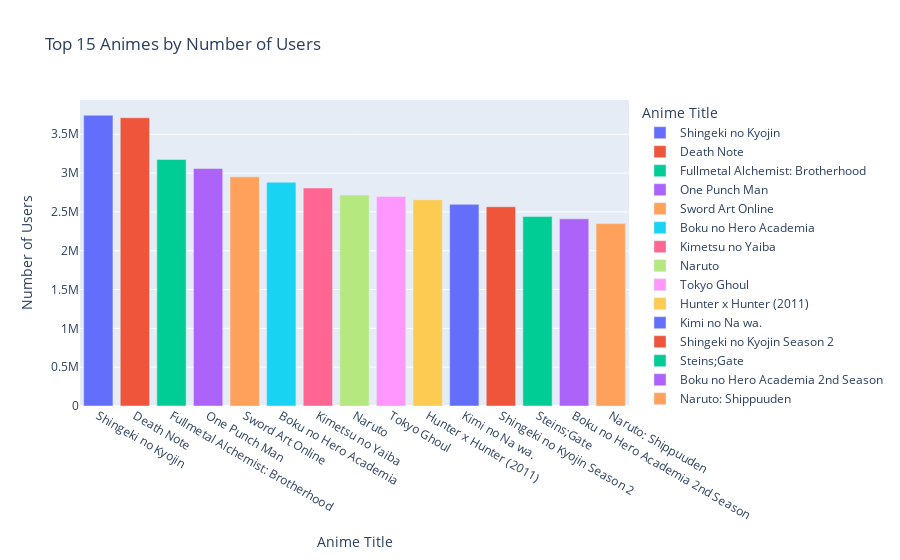

The code cell stored with this chart in its notebook:
### Code cell
# Sort the dataframe by the number of users who have scored the anime
top_15_scored = df_anime.sort_values(by='Members', ascending=False).head(15)

# Create a bar chart
fig = px.bar(top_15_scored, x='Name', y='Members', labels={'Members':'Number of Users', 'Name':'Anime Title'},color='Name',
             title='Top 15 Animes by Number of Users')

fig.show()

### Figure 1 — Plotly figure (JSON) as saved in the notebook; plotly's stock layout.template omitted (floating-point values rounded to 4 significant figures)
{"data": [{"alignmentgroup": "True", "hovertemplate": "Anime Title=%{x}<br>Number of Users=%{y}<extra></extra>", "legendgroup": "Shingeki no Kyojin", "marker": {"color": "#636efa", "pattern": {"shape": ""}}, "name": "Shingeki no Kyojin", "offsetgroup": "Shingeki no Kyojin", "orientation": "v", "showlegend": true, "textposition": "auto", "type": "bar", "x": ["Shingeki no Kyojin"], "xaxis": "x", "y": [3744541], "yaxis": "y"}, {"alignmentgroup": "True", "hovertemplate": "Anime Title=%{x}<br>Number of Users=%{y}<extra></extra>", "legendgroup": "Death Note", "marker": {"color": "#EF553B", "pattern": {"shape": ""}}, "name": "Death Note", "offsetgroup": "Death Note", "orientation": "v", "showlegend": true, "textposition": "auto", "type": "bar", "x": ["Death Note"], "xaxis": "x", "y": [3713315], "yaxis": "y"}, {"alignmentgroup": "True", "hovertemplate": "Anime Title=%{x}<br>Number of Users=%{y}<extra></extra>", "legendgroup": "Fullmetal Alchemist: Brotherhood", "marker": {"color": "#00cc96", "pattern": {"shape": ""}}, "name": "Fullmetal Alchemist: Brotherhood", "offsetgroup": "Fullmetal Alchemist: Brotherhood", "orientation": "v", "showlegend": true, "textposition": "auto", "type": "bar", "x": ["Fullmetal Alchemist: Brotherhood"], "xaxis": "x", "y": [3176556], "yaxis": "y"}, {"alignmentgroup": "True", "hovertemplate": "Anime Title=%{x}<br>Number of Users=%{y}<extra></extra>", "legendgroup": "One Punch Man", "marker": {"color": "#ab63fa", "pattern": {"shape": ""}}, "name": "One Punch Man", "offsetgroup": "One Punch Man", "orientation": "v", "showlegend": true, "textposition": "auto", "type": "bar", "x": ["One Punch Man"], "xaxis": "x", "y": [3058666], "yaxis": "y"}, {"alignmentgroup": "True", "hovertemplate": "Anime Title=%{x}<br>Number of Users=%{y}<extra></extra>", "legendgroup": "Sword Art Online", "marker": {"color": "#FFA15A", "pattern": {"shape": ""}}, "name": "Sword Art Online", "offsetgroup": "Sword Art Online", "orientation": "v", "showlegend": true, "textposition": "auto", "type": "bar", "x": ["Sword Art Online"], "xaxis": "x", "y": [2951821], "yaxis": "y"}, {"alignmentgroup": "True", "hovertemplate": "Anime Title=%{x}<br>Number of Users=%{y}<extra></extra>", "legendgroup": "Boku no Hero Academia", "marker": {"color": "#19d3f3", "pattern": {"shape": ""}}, "name": "Boku no Hero Academia", "offsetgroup": "Boku no Hero Academia", "orientation": "v", "showlegend": true, "textposition": "auto", "type": "bar", "x": ["Boku no Hero Academia"], "xaxis": "x", "y": [2882333], "yaxis": "y"}, {"alignmentgroup": "True", "hovertemplate": "Anime Title=%{x}<br>Number of Users=%{y}<extra></extra>", "legendgroup": "Kimetsu no Yaiba", "marker": {"color": "#FF6692", "pattern": {"shape": ""}}, "name": "Kimetsu no Yaiba", "offsetgroup": "Kimetsu no Yaiba", "orientation": "v", "showlegend": true, "textposition": "auto", "type": "bar", "x": ["Kimetsu no Yaiba"], "xaxis": "x", "y": [2808712], "yaxis": "y"}, {"alignmentgroup": "True", "hovertemplate": "Anime Title=%{x}<br>Number of Users=%{y}<extra></extra>", "legendgroup": "Naruto", "marker": {"color": "#B6E880", "pattern": {"shape": ""}}, "name": "Naruto", "offsetgroup": "Naruto", "orientation": "v", "showlegend": true, "textposition": "auto", "type": "bar", "x": ["Naruto"], "xaxis": "x", "y": [2717330], "yaxis": "y"}, {"alignmentgroup": "True", "hovertemplate": "Anime Title=%{x}<br>Number of Users=%{y}<extra></extra>", "legendgroup": "Tokyo Ghoul", "marker": {"color": "#FF97FF", "pattern": {"shape": ""}}, "name": "Tokyo Ghoul", "offsetgroup": "Tokyo Ghoul", "orientation": "v", "showlegend": true, "textposition": "auto", "type": "bar", "x": ["Tokyo Ghoul"], "xaxis": "x", "y": [2699241], "yaxis": "y"}, {"alignmentgroup": "True", "hovertemplate": "Anime Title=%{x}<br>Number of Users=%{y}<extra></extra>", "legendgroup": "Hunter x Hunter (2011)", "marker": {"color": "#FECB52", "pattern": {"shape": ""}}, "name": "Hunter x Hunter (2011)", "offsetgroup": "Hunter x Hunter (2011)", "orientation": "v", "showlegend": true, "textposition": "auto", "type": "bar", "x": ["Hunter x Hunter (2011)"], "xaxis": "x", "y": [2656870], "yaxis": "y"}, {"alignmentgroup": "True", "hovertemplate": "Anime Title=%{x}<br>Number of Users=%{y}<extra></extra>", "legendgroup": "Kimi no Na wa.", "marker": {"color": "#636efa", "pattern": {"shape": ""}}, "name": "Kimi no Na wa.", "offsetgroup": "Kimi no Na wa.", "orientation": "v", "showlegend": true, "textposition": "auto", "type": "bar", "x": ["Kimi no Na wa."], "xaxis": "x", "y": [2597495], "yaxis": "y"}, {"alignmentgroup": "True", "hovertemplate": "Anime Title=%{x}<br>Number of Users=%{y}<extra></extra>", "legendgroup": "Shingeki no Kyojin Season 2", "marker": {"color": "#EF553B", "pattern": {"shape": ""}}, "name": "Shingeki no Kyojin Season 2", "offsetgroup": "Shingeki no Kyojin Season 2", "orientation": "v", "showlegend": true, "textposition": "auto", "type": "bar", "x": ["Shingeki no Kyojin Season 2"], "xaxis": "x", "y": [2566796], "yaxis": "y"}, {"alignmentgroup": "True", "hovertemplate": "Anime Title=%{x}<br>Number of Users=%{y}<extra></extra>", "legendgroup": "Steins;Gate", "marker": {"color": "#00cc96", "pattern": {"shape": ""}}, "name": "Steins;Gate", "offsetgroup": "Steins;Gate", "orientation": "v", "showlegend": true, "textposition": "auto", "type": "bar", "x": ["Steins;Gate"], "xaxis": "x", "y": [2440369], "yaxis": "y"}, {"alignmentgroup": "True", "hovertemplate": "Anime Title=%{x}<br>Number of Users=%{y}<extra></extra>", "legendgroup": "Boku no Hero Academia 2nd Season", "marker": {"color": "#ab63fa", "pattern": {"shape": ""}}, "name": "Boku no Hero Academia 2nd Season", "offsetgroup": "Boku no Hero Academia 2nd Season", "orientation": "v", "showlegend": true, "textposition": "auto", "type": "bar", "x": ["Boku no Hero Academia 2nd Season"], "xaxis": "x", "y": [2410638], "yaxis": "y"}, {"alignmentgroup": "True", "hovertemplate": "Anime Title=%{x}<br>Number of Users=%{y}<extra></extra>", "legendgroup": "Naruto: Shippuuden", "marker": {"color": "#FFA15A", "pattern": {"shape": ""}}, "name": "Naruto: Shippuuden", "offsetgroup": "Naruto: Shippuuden", "orientation": "v", "showlegend": true, "textposition": "auto", "type": "bar", "x": ["Naruto: Shippuuden"], "xaxis": "x", "y": [2349413], "yaxis": "y"}], "layout": {"barmode": "relative", "legend": {"title": {"text": "Anime Title"}, "tracegroupgap": 0}, "title": {"text": "Top 15 Animes by Number of Users"}, "xaxis": {"anchor": "y", "categoryarray": ["Shingeki no Kyojin", "Death Note", "Fullmetal Alchemist: Brotherhood", "One Punch Man", "Sword Art Online", "Boku no Hero Academia", "Kimetsu no Yaiba", "Naruto", "Tokyo Ghoul", "Hunter x Hunter (2011)", "Kimi no Na wa.", "Shingeki no Kyojin Season 2", "Steins;Gate", "Boku no Hero Academia 2nd Season", "Naruto: Shippuuden"], "categoryorder": "array", "domain": [0, 1], "title": {"text": "Anime Title"}}, "yaxis": {"anchor": "x", "domain": [0, 1], "title": {"text": "Number of Users"}}}}
